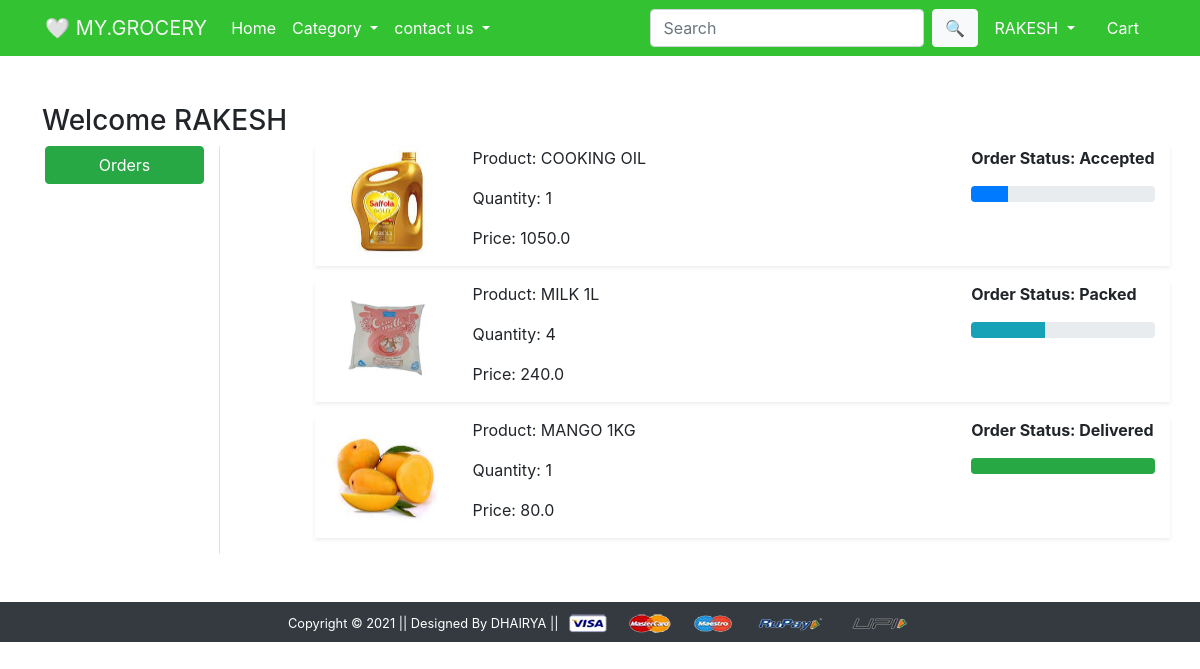
/orders/ (signed in), run on the app's committed database.
### app/models.py (models this page shows)
class OrderPlaced(models.Model):
    user = models.ForeignKey(User, on_delete=models.CASCADE)
    customer = models.ForeignKey (Customer, on_delete=models.CASCADE)
    product = models.ForeignKey (Product, on_delete=models.CASCADE)
    quantity = models.PositiveIntegerField(default=1)
    ordered_date =models.DateTimeField(auto_now_add=True)
    status= models.CharField(max_length=50, choices=STATUS_CHOICES,default='Pending')
    @property
    def total_cost(self) :
        return self.quantity * self.product.discounted_price

class Product(models.Model):
    title = models.CharField(max_length=100)
    selling_price = models.FloatField()
    discounted_price = models.FloatField()
    description = models.TextField()
    brand = models.CharField(max_length=100)
    category = models.CharField( choices=CATEGORY_CHOICES,max_length=2)
    product_image = models.ImageField(upload_to= 'producting' )

### app/views.py (the view)
# urls.py: path('orders/', views.orders, name='orders'),
@login_required
def orders (request) :
    op = OrderPlaced.objects.filter(user=request.user)
    return render (request, 'app/orders.html', {'order_placed' : op})

### app/templates/app/orders.html (shortened to what this page needs)
{% extends 'app/base.html' %}
{% load static %}
{% block main-content %}
<div class="container my-5">
 <div class="row">
 <h3>Welcome {{request.user.username|capfirst}}</h3>
  <div class="col-sm-2 border-end">
   <ul class="list-unstyled">
    <li class="d-grid"><a href="{% url 'orders' %}" class="btn btn-success">Orders</a></li>
   </ul>
  </div>
  <div class="col-sm-9 offset-sm-1">
    {% for op in order_placed %}
    <div class="row shadow-sm mb-3">
    <div class="col-sm-2">
    <img src="{{op.product.product_image.url}}" alt="" srcset="" class="img-fluid" height="150" width="150">
    </div>
    <div class="col-sm-7">
    <p>Product: {{op.product.title}}</p>
    <p>Quantity: {{op.quantity}}</p>
    <p>Price: {{op.total_cost}}</p>
    </div>
    <div class="col-sm-3 fw-bold">
        <p>Order Status: {{op.status}}</p>
        {% if op.status == 'Accepted' %}
        <div class="progress">
        <div class="progress-bar" role="progressbar"style="width: 20%" aria-valuenow="20" aria-valuemin="0" aria-valuemax="100"></div>
        </div>
        {% endif %}
        {% if op.status == 'Packed' %}
        <div class="progress">
        <div class="progress-bar bg-info" role="progressbar" style="width: 40%" aria-valuenow="40" aria-valuemin="0" aria-valuemax="100"></div>
        </div>
        {% endif %}
        {% if op.status == 'Delivered' %}
        <div class="progress">
        <div class="progress-bar bg-success" role="progressbar" style="width: 100%" aria-valuenow="100" aria-valuemin="0" aria-valuemax="100"></div>
        </div>
        {% endif %}
        </div>
        </div>
    {% endfor %}
</div>
</div>
</div>
{% endblock main-content %}

### app/templates/app/base.html (shortened to what this page needs)
<!doctype html>
{% load static %}
<html lang="en">
  <head>
    <link href="https://cdn.jsdelivr.net/npm/bootstrap@5.0.0-beta1/dist/css/bootstrap.min.css" rel="stylesheet">
    <link rel="stylesheet" href="{% static 'app/css/owl.carousel.min.css' %}">
    <link rel="stylesheet" href="{% static 'app/css/all.min.css' %}">
    <link rel="stylesheet" href="{% static 'app/css/style.css' %}">
     <link rel="stylesheet"
     href="https://stackpath.bootstrapcdn.com/bootstrap/4.3.1/css/bootstrap.min.css">
  </head>
  <body>
    <nav class="navbar navbar-expand-lg navbar-dark navbar-custom">
     <div class="container">
       <a class="navbar-brand" href="/">🤍 MY.GROCERY</a>
       <div class="collapse navbar-collapse" id="navbarSupportedContent">
         <ul class="navbar-nav me-auto mb-2 mb-lg-0">
           <li class="nav-item">
             <a class="nav-link active" aria-current="page" href="/">Home</a>
           </li>
           <li class="nav-item dropdown">
             <a class="nav-link dropdown-toggle text-white" href="#" id="electronicsDropdown" role="button" data-bs-toggle="dropdown" aria-expanded="false">
               Category
             </a>
           </li>
           <li class="nav-item dropdown">
             <a class="nav-link dropdown-toggle text-white" href="#" id="fashionDropdown" role="button" data-bs-toggle="dropdown" aria-expanded="false">
               contact us
             </a>
           </li>
         </ul>
         <form class="d-flex">
           <input class="form-control me-2" type="search" placeholder="Search" aria-label="Search">
           <button class="btn btn-light" type="submit">🔍</button>
         </form>
         <div>
          <ul class="navbar-nav me-auto mb-2 mb-lg-0">
            {% if request.user.is_authenticated %}
           <li class="nav-item dropdown mx-2">
              <a class="nav-link dropdown-toggle text-white" href="#" id="profileDropdown" role="button" data-bs-toggle="dropdown" aria-expanded="false">
                {{request.user.username|capfirst}}
              </a>
            </li>
            <li class="nav-item mx-2">
             <a href="{% url 'showcart' %}" class="nav-link text-white"> Cart </a>
            </li>
            {% endif %}
          </ul>
         </div>
       </div>
     </div>
    </nav>
    {% block main-content %} {% endblock main-content %}
    <footer class="container-fluid bg-dark text-center p-2 mt-5">
        <small class="text-white">Copyright &copy; 2021 || Designed By DHAIRYA || </small>
        <img src="{% static 'app/images/payment.png' %}" alt="" srcset="" class="img-fluid" height="2px">
    </footer>
  </body>
</html>

### app/templates/app/base.html (style rules this page uses)
.navbar-custom { background-color: rgb(50, 194, 50); }
.navbar-custom .navbar-brand, .navbar-custom .navbar-text { color: rgb(245, 246, 245); }

### data on the page
OrderPlaced: product.product_image (picture), product "COOKING OIL", quantity "1", total_cost "1050.0", status "Accepted"
OrderPlaced: product.product_image (picture), product "MILK 1L", quantity "4", total_cost "240.0", status "Packed"
OrderPlaced: product.product_image (picture), product "MANGO 1KG", quantity "1", total_cost "80.0", status "Delivered"

### other printed values
{{ request.user.username|capfirst }} "RAKESH"
